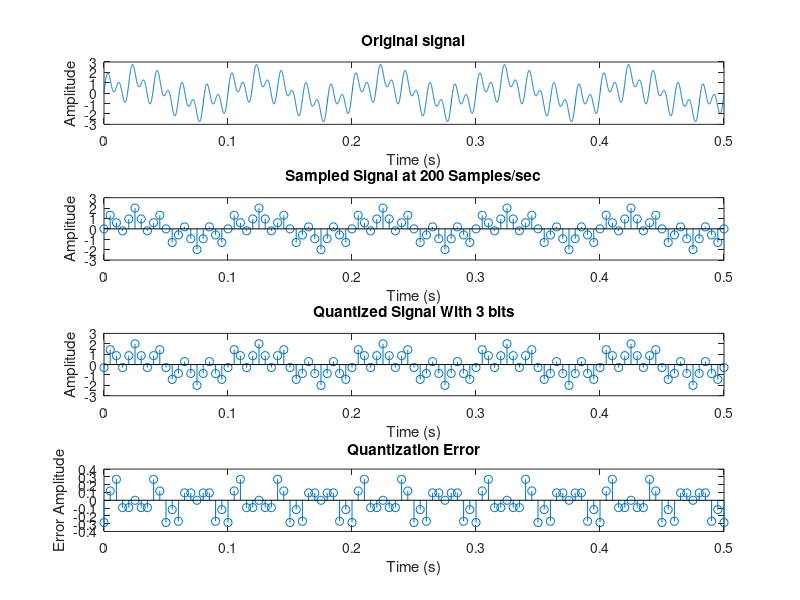

This figure's MATLAB source:
clc; 
close all; 

%% Signal Generation
% Creating a multi-frequency signal with components at 10Hz, 50Hz, and 100Hz
F1 = 10;   % First frequency component (10 Hz)
F2 = 50;   % Second frequency component (50 Hz)
F3 = 100;  % Third frequency component (100 Hz)
t = 0:0.0001:0.5;  % Time vector with 0.0001s resolution (sampling at 10kHz)
x = sin(2*pi*F1*t) + sin(2*pi*F2*t) + sin(2*pi*F3*t);  % Combined signal

% Plot the original continuous-time signal
subplot(4,1,1);
plot(t, x);
title('Original signal');
xlabel('Time (s)');
ylabel('Amplitude');

%% Sampling
% Sampling the signal at 200Hz (note: according to Nyquist, we need at least 2*100Hz = 200Hz)
Fs = 200;  % Sampling frequency in Hz
n = 0:Fs*max(t);  % Discrete time index
% Generate sampled signal directly using discrete-time formula
Xs = sin(2*pi*F1/Fs*n) + sin(2*pi*F2/Fs*n) + sin(2*pi*F3/Fs*n);

% Plot the sampled signal
subplot(4,1,2);
stem(n/Fs, Xs);  % Plotting against time for better comparison
title(['Sampled Signal at ', num2str(Fs), ' Samples/sec']);
xlabel('Time (s)');
ylabel('Amplitude');

%% Quantization
% Implementing uniform quantization with b bits
b = 3;  % Number of bits for quantization
L = 2^b;  % Number of quantization levels (8 levels for 3 bits)
del = (max(Xs) - min(Xs))/(L-1);  % Quantization step size

% Generate quantization levels
l = zeros(1, L);
for i = 1:L
   l(i) = min(Xs) + del*(i-1);
end

% Quantize the signal using nearest level (rounding)
Xq = Xs;
for i = 1:length(Xs)
   for j = 1:length(l)-1
       if Xs(i) > l(j) && Xs(i) < l(j+1)
           u = Xs(i) - l(j);      % Distance to lower level
           v = l(j+1) - Xs(i);    % Distance to upper level
           if u > v
               Xq(i) = l(j+1);    % Choose upper level if closer
           else
               Xq(i) = l(j);      % Choose lower level if closer
           end
       end
   end
end

% Plot the quantized signal
subplot(4,1,3);
stem(n/Fs, Xq);
title(['Quantized Signal With ', num2str(b), ' bits']);
xlabel('Time (s)');
ylabel('Amplitude');

% Plot the quantization error
subplot(4,1,4);
err = Xq - Xs;  % Quantization error
stem(n/Fs, err);
title('Quantization Error');
xlabel('Time (s)');
ylabel('Error Amplitude');

%% SQNR Calculation
% Calculate the quantization noise power
noise_power = mean(err.^2);
% Calculate the signal power
signal_power = mean(Xs.^2);  % Using sampled signal power
% Calculate SQNR (Signal to Quantization Noise Ratio)
SQNR = signal_power/noise_power;
SQNRdb1 = 10*log10(SQNR);  % SQNR in decibels (measured)
SQNRdb = 1.76 + 6*b;        % SQNR in decibels (theoretical for sinusoidal signals)

% Display SQNR values
fprintf('Measured SQNR: %.2f dB\n', SQNRdb1);
fprintf('Theoretical SQNR: %.2f dB\n', SQNRdb);
fprintf('Difference: %.2f dB\n', SQNRdb1 - SQNRdb);
